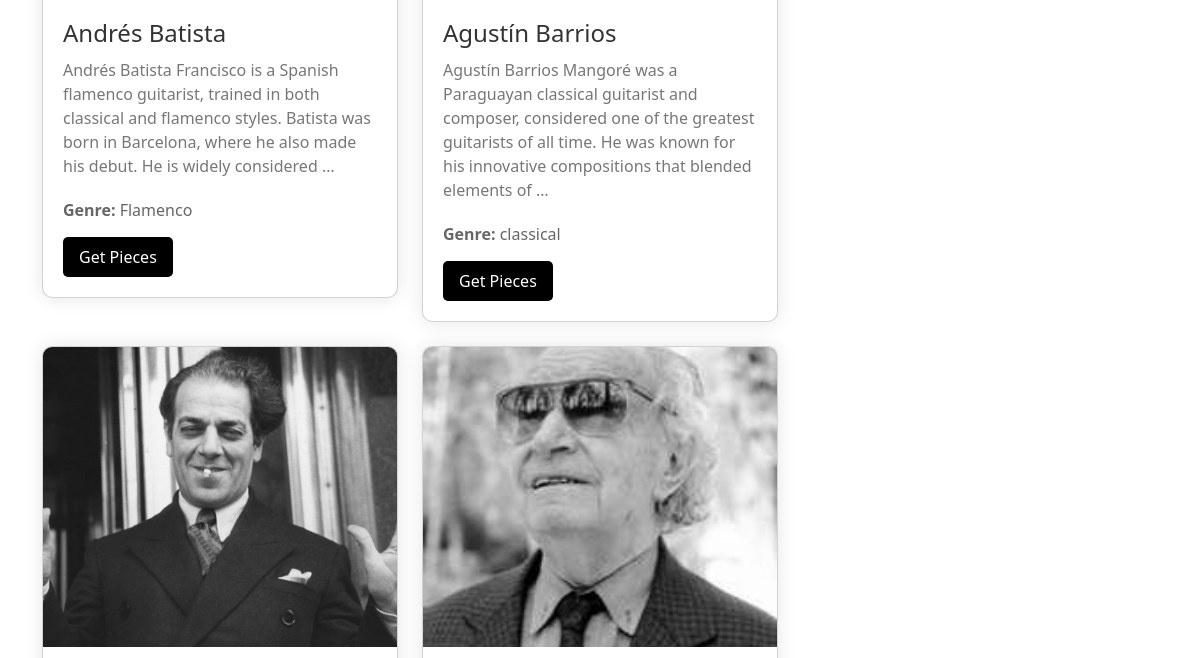
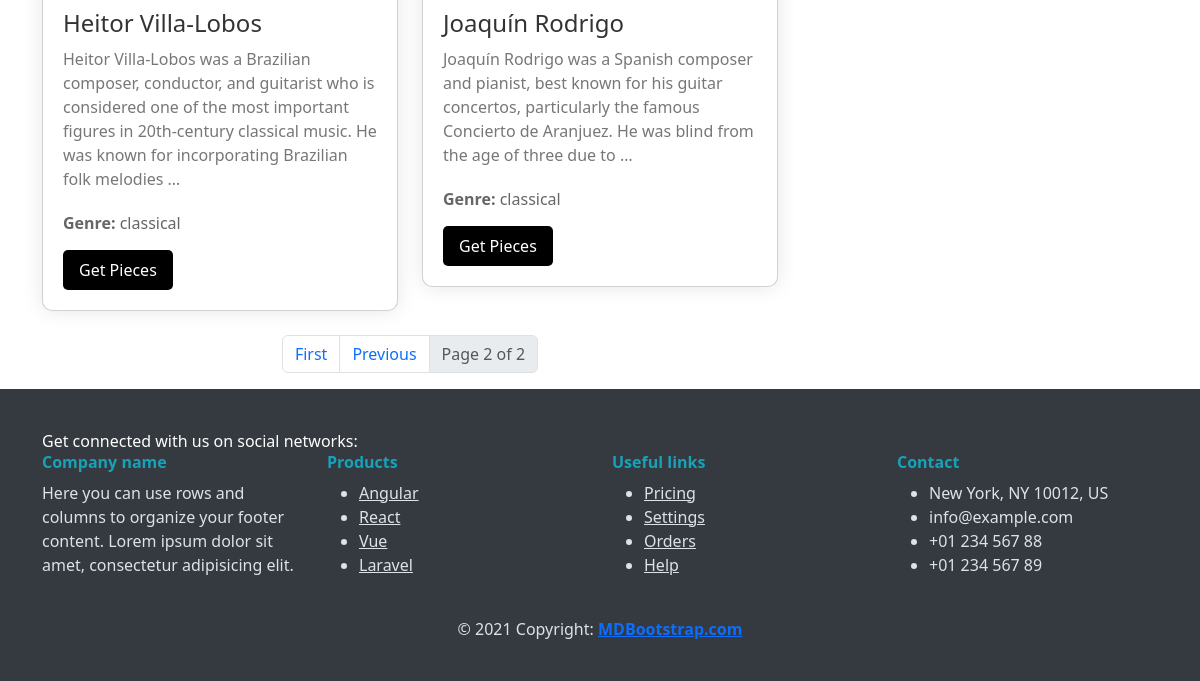
Page /music/composers?page=2 (lower part) on the earlier database version (2 pictures, top to bottom).
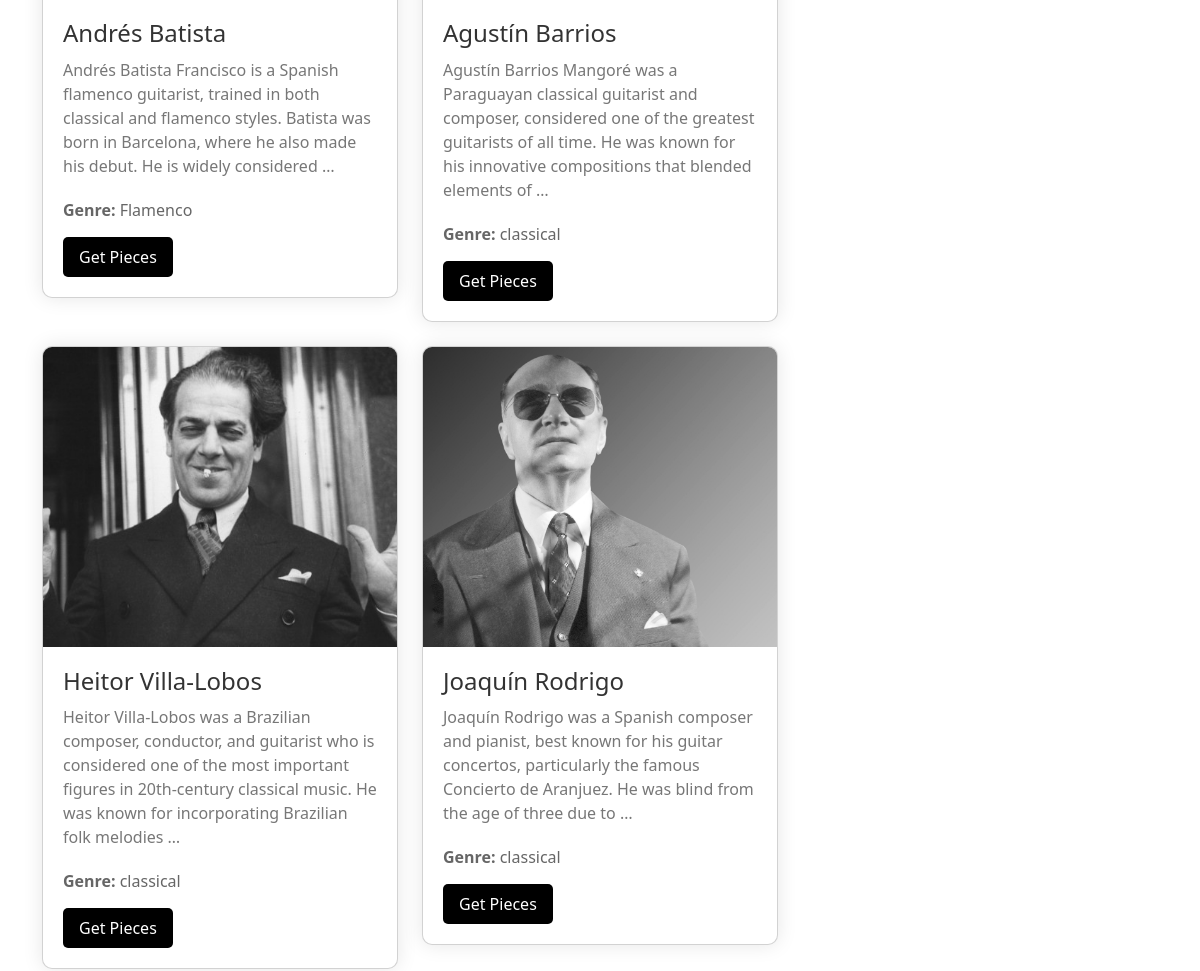
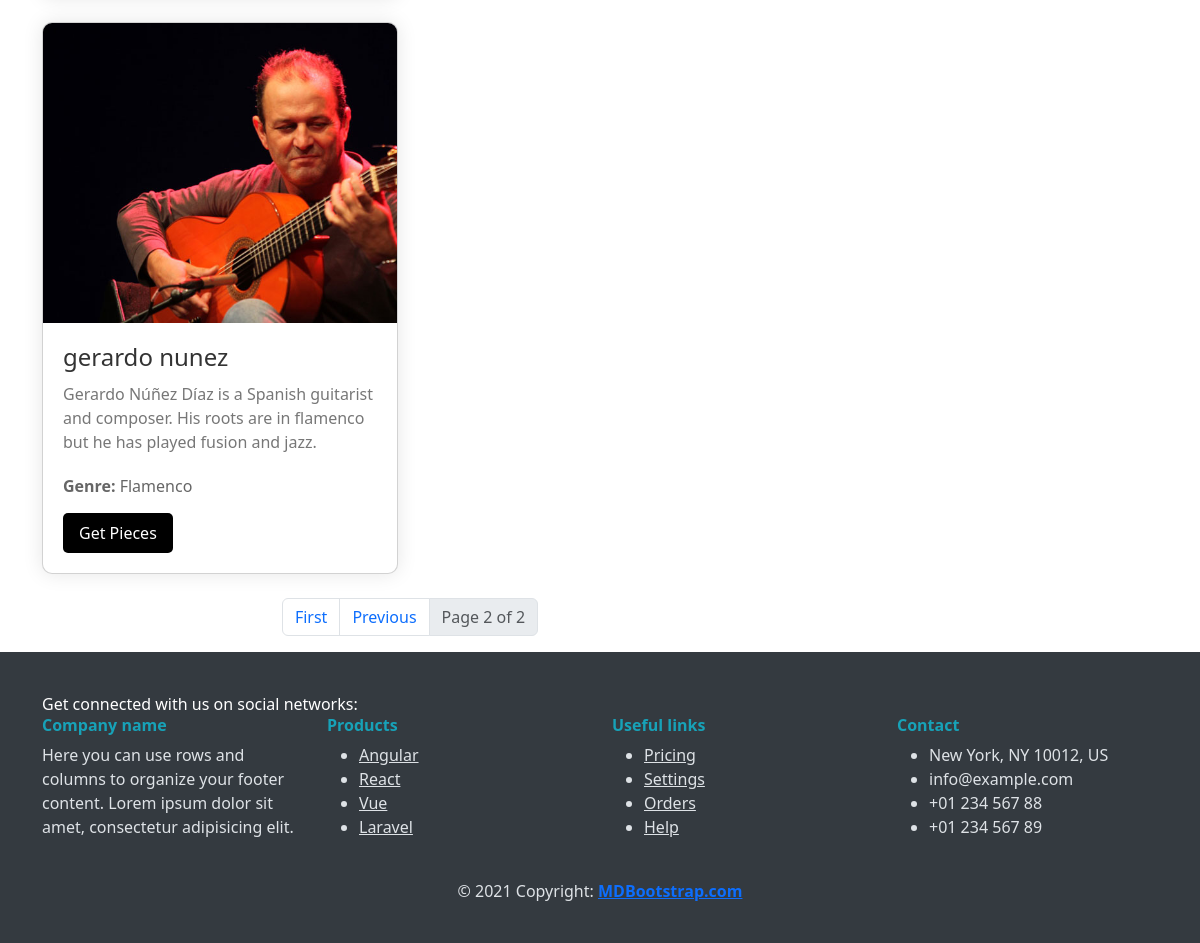
Same page on the later database version (2 pictures, top to bottom).
### music/models.py (models this page shows, shortened)
class Composer(models.Model):
    name = models.CharField(max_length=255,null=True,blank=True)
    biography = models.TextField(null=True, blank=True)
    image = models.ImageField(upload_to="Composers/" , default="default.jpg")
    genre = models.CharField(max_length=255,null=True,blank=True)
    nationality = models.CharField(blank=True,null=True,max_length=255)

### music/views.py (the view)
# urls.py: path('composers',ComposersView , name="composers" ),
def ComposersView(request):
    composers = Composer.objects.all()
    p = Paginator(composers,10)
    try:
        page_number = request.GET.get('page')
        composers = p.get_page(page_number)
    except EmptyPage:
        composers = composers.get_page(1)
    except PageNotAnInteger:
        composers = composers.get_page(1)
    context = {"composers": composers}
    return render(request,'music/composers.html',context)

### templates/music/composers.html (shortened to what this page needs)
{% extends "base.html" %}
{% load static %}
{% load thumbnail %}
{% block content %}
<div class="container">
  <div class="row">
    <div class="col-md-8">
          <div class="row">
        {% for composer in composers %}
        <div class="col-md-6 mb-4">
          <div class="card composer-card">
            <img src="{% thumbnail composer.image "600x400" crop="center" as im %}{{ im.url }}{% endthumbnail %}"
              alt="{{ composer.name }}" class="card-img-top composer-image">
            <div class="composer-details">
              <a style="text-decoration: none;" href="{% url 'music:pieces' cid=composer.id %}"><h3 class="card-title composer-name">{{ composer.name }}</h3></a>
              <p class="card-text composer-bio">{{ composer.biography|truncatewords:30 }}</p>
              <p class="composer-genre"><strong>Genre:</strong> {{ composer.genre }}</p>
              <a href="{% url 'music:pieces' cid=composer.id %}"
                class="btn btn-primary composer-button">Get Pieces</a>
            </div>
          </div>
        </div>
        {% endfor %}
      </div>
      <nav aria-label="Pagination">
        <ul class="pagination justify-content-center">
          {% if composers.has_previous %}
          <li class="page-item">
            <a class="page-link" href="?page=1">First</a>
          </li>
          <li class="page-item">
            <a class="page-link" href="?page={{ composers.previous_page_number }}">Previous</a>
          </li>
          {% endif %}
          <li class="page-item disabled">
            <a class="page-link" href="#">Page {{ composers.number }} of {{ composers.paginator.num_pages }}</a>
          </li>
        </ul>
      </nav>
    </div>
    <div class="col-md-4">
    </div>
  </div>
</div>
{% endblock %}

### templates/base.html (shortened to what this page needs)
{% load static %}
{% load thumbnail %}
<!doctype html>
<html lang="en">
<head>
    <link href="https://cdn.jsdelivr.net/npm/bootstrap@5.3.3/dist/css/bootstrap.min.css" rel="stylesheet"
>
    <link rel="stylesheet" href="{% static 'css/footer.css' %}">
</head>
<body data-bs-theme="light">
    {% block content %}
    {% endblock content %}
    <footer class="special-footer">
        <section class="social-media-section">
            <div class="container">
                <div class="row justify-content-center align-items-center">
                    <div class="col-lg-6 text-lg-start">
                        <p class="social-media-text">Get connected with us on social networks:</p>
                    </div>
                </div>
            </div>
        </section>
        <section class="links-section">
            <div class="container">
                <div class="row">
                    <div class="col-md-3 col-lg-3 col-xl-3 mb-4">
                        <h6 class="footer-heading">Company name</h6>
                        <p>Here you can use rows and columns to organize your footer content. Lorem ipsum dolor sit
                            amet, consectetur adipisicing elit.</p>
                    </div>
                    <div class="col-md-3 col-lg-3 col-xl-3 mb-4">
                        <h6 class="footer-heading">Products</h6>
                        <ul class="footer-links">
                            <li><a href="#!">Angular</a></li>
                            <li><a href="#!">React</a></li>
                            <li><a href="#!">Vue</a></li>
                            <li><a href="#!">Laravel</a></li>
                        </ul>
                    </div>
                    <div class="col-md-3 col-lg-3 col-xl-3 mb-4">
                        <h6 class="footer-heading">Useful links</h6>
                        <ul class="footer-links">
                            <li><a href="#!">Pricing</a></li>
                            <li><a href="#!">Settings</a></li>
                            <li><a href="#!">Orders</a></li>
                            <li><a href="#!">Help</a></li>
                        </ul>
                    </div>
                    <div class="col-md-3 col-lg-3 col-xl-3 mb-4">
                        <h6 class="footer-heading">Contact</h6>
                        <ul class="footer-contact">
                            <li> New York, NY 10012, US</li>
                            <li> info@example.com</li>
                            <li> +01 234 567 88</li>
                            <li> +01 234 567 89</li>
                        </ul>
                    </div>
                </div>
            </div>
        </section>
        <section class="copyright-section">
            <div class="container text-center">
                <p class="mb-0">© 2021 Copyright: <a href="https://mdbootstrap.com/" class="fw-bold">MDBootstrap.com</a>
                </p>
            </div>
        </section>
    </footer>
</body>
</html>
{% load sweetify %}

### statics/css/footer.css (style rules this page uses)
.special-footer { background-color: #343a40; color: #dee2e6; padding-top: 40px; padding-bottom: 40px; }
.social-media-text { margin-bottom: 0; color: #fff; }
.footer-heading { font-weight: bold; color: #17a2b8; }
.footer-links a, .footer-contact a { color: #dee2e6; }
.special-footer { position: relative; }

### templates/music/composers.html (style rules this page uses)
.composer-card { background-color: #fff; border-radius: 10px; box-shadow: 0 0 20px rgba(0, 0, 0, 0.1); overflow: hidden; transition: transform 0.3s ease; }
.composer-image { width: 100%; height: 300px; object-fit: cover; }
.composer-details { padding: 20px; }
.composer-name { font-size: 1.5rem; color: #333; margin-bottom: 10px; }
.composer-genre { font-size: 1rem; color: #666; margin-bottom: 15px; }
.composer-bio { font-size: 1rem; color: #777; margin-bottom: 20px; }
.composer-button { background-color: #000000; color: #fff; border: none; padding: 8px 16px; border-radius: 5px; font-size: 1rem; transition: background-color 0.3s ease; }

Differences in the rows shown:
changed Composer "Joaquín Rodrigo": image: a different picture
added Composer: image (picture), name "gerardo nunez", biography "Gerardo Núñez Díaz is a Spanish guitarist and composer. His roots are in flamenco but he has played fusion and jazz.", genre "Flamenco"
